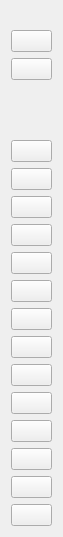
<?xml version="1.0" encoding="UTF-8"?>
<ui version="4.0">
 <class>ToolForm</class>
 <widget class="QWidget" name="ToolForm">
  <property name="geometry">
   <rect>
    <x>0</x>
    <y>0</y>
    <width>63</width>
    <height>537</height>
   </rect>
  </property>
  <property name="windowTitle">
   <string>Tool</string>
  </property>
  <property name="styleSheet">
   <string notr="true"/>
  </property>
  <layout class="QVBoxLayout" name="verticalLayout">
   <property name="topMargin">
    <number>30</number>
   </property>
   <item>
    <widget class="QPushButton" name="groupControlBtn">
     <property name="toolTip">
      <string>group control</string>
     </property>
     <property name="text">
      <string/>
     </property>
    </widget>
   </item>
   <item>
    <widget class="QPushButton" name="fullScreenBtn">
     <property name="toolTip">
      <string>full screen</string>
     </property>
     <property name="text">
      <string/>
     </property>
    </widget>
   </item>
   <item>
    <spacer name="verticalSpacer">
     <property name="orientation">
      <enum>Qt::Vertical</enum>
     </property>
     <property name="sizeHint" stdset="0">
      <size>
       <width>20</width>
       <height>40</height>
      </size>
     </property>
    </spacer>
   </item>
   <item>
    <widget class="QPushButton" name="expandNotifyBtn">
     <property name="toolTip">
      <string>expand notify</string>
     </property>
     <property name="text">
      <string/>
     </property>
    </widget>
   </item>
   <item>
    <widget class="QPushButton" name="touchBtn">
     <property name="toolTip">
      <string>touch switch</string>
     </property>
     <property name="text">
      <string/>
     </property>
    </widget>
   </item>
   <item>
    <widget class="QPushButton" name="openScreenBtn">
     <property name="toolTip">
      <string>open screen</string>
     </property>
     <property name="text">
      <string/>
     </property>
    </widget>
   </item>
   <item>
    <widget class="QPushButton" name="closeScreenBtn">
     <property name="toolTip">
      <string>close screen</string>
     </property>
     <property name="text">
      <string/>
     </property>
    </widget>
   </item>
   <item>
    <widget class="QPushButton" name="powerBtn">
     <property name="toolTip">
      <string>power</string>
     </property>
     <property name="text">
      <string/>
     </property>
    </widget>
   </item>
   <item>
    <widget class="QPushButton" name="volumeUpBtn">
     <property name="toolTip">
      <string>volume up</string>
     </property>
     <property name="text">
      <string/>
     </property>
    </widget>
   </item>
   <item>
    <widget class="QPushButton" name="volumeDownBtn">
     <property name="toolTip">
      <string>volume down</string>
     </property>
     <property name="text">
      <string/>
     </property>
    </widget>
   </item>
   <item>
    <widget class="QPushButton" name="appSwitchBtn">
     <property name="toolTip">
      <string>app switch</string>
     </property>
     <property name="text">
      <string/>
     </property>
    </widget>
   </item>
   <item>
    <widget class="QPushButton" name="menuBtn">
     <property name="toolTip">
      <string>menu</string>
     </property>
     <property name="text">
      <string/>
     </property>
    </widget>
   </item>
   <item>
    <widget class="QPushButton" name="homeBtn">
     <property name="toolTip">
      <string>home</string>
     </property>
     <property name="text">
      <string/>
     </property>
    </widget>
   </item>
   <item>
    <widget class="QPushButton" name="returnBtn">
     <property name="toolTip">
      <string>return</string>
     </property>
     <property name="text">
      <string/>
     </property>
    </widget>
   </item>
   <item>
    <widget class="QPushButton" name="screenShotBtn">
     <property name="toolTip">
      <string>screen shot</string>
     </property>
     <property name="text">
      <string/>
     </property>
    </widget>
   </item>
   <item>
    <widget class="QPushButton" name="clipboardBtn">
     <property name="toolTip">
      <string>copy clipboard text</string>
     </property>
     <property name="text">
      <string/>
     </property>
    </widget>
   </item>
   <item>
    <widget class="QPushButton" name="mcpDebugBtn">
     <property name="toolTip">
      <string>XAI MCP Debugger</string>
     </property>
     <property name="text">
      <string/>
     </property>
    </widget>
   </item>
  </layout>
 </widget>
 <resources/>
 <connections/>
</ui>
